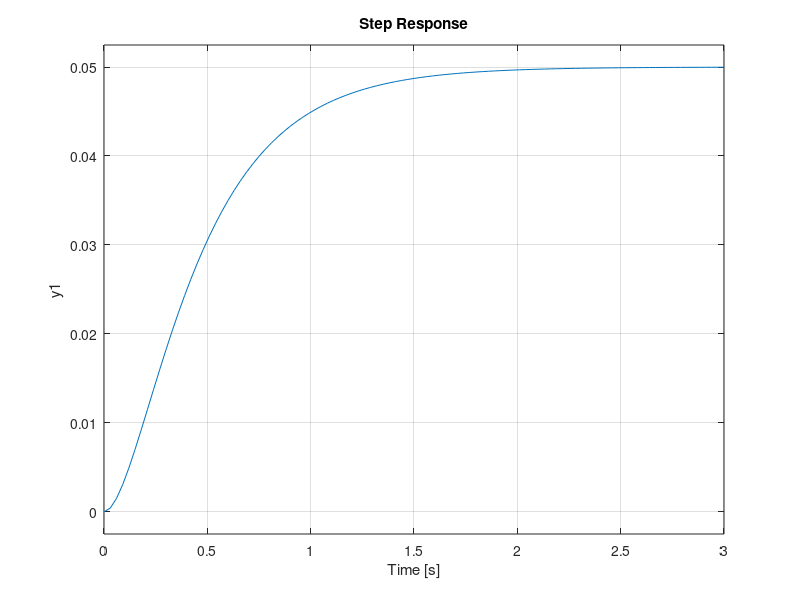
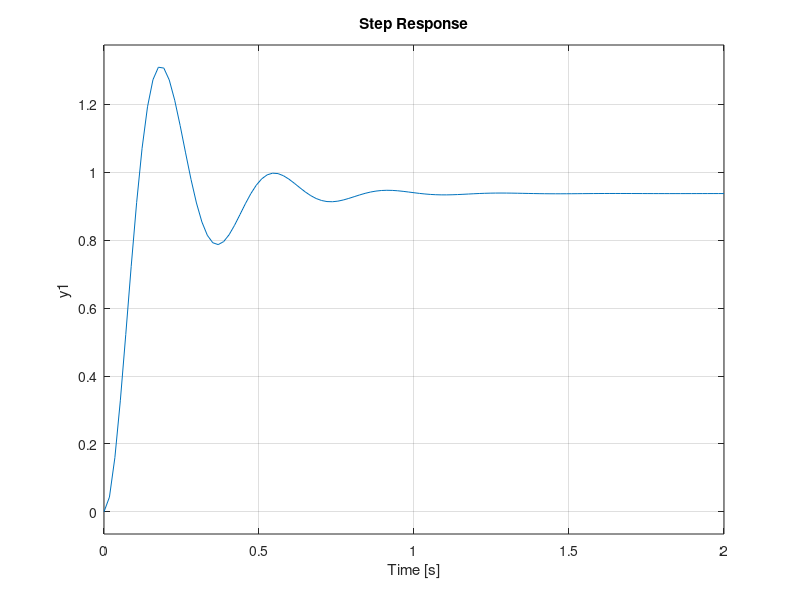
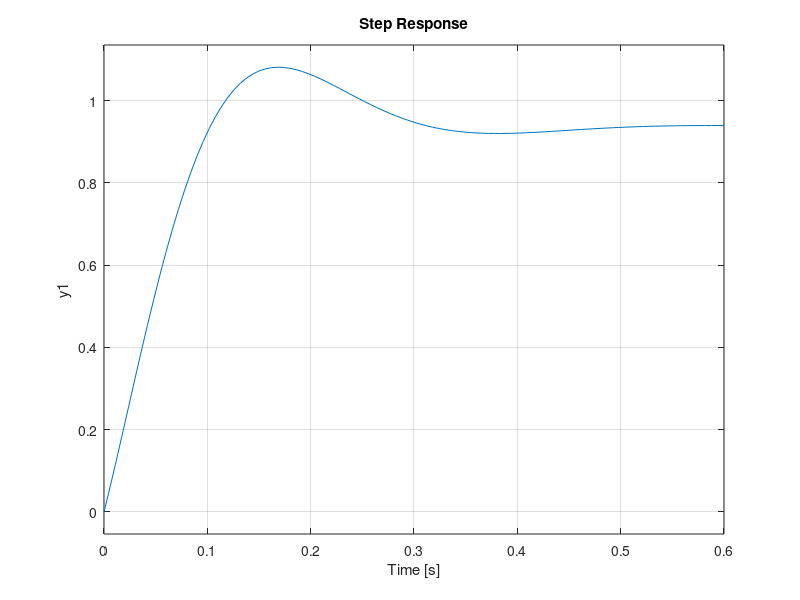
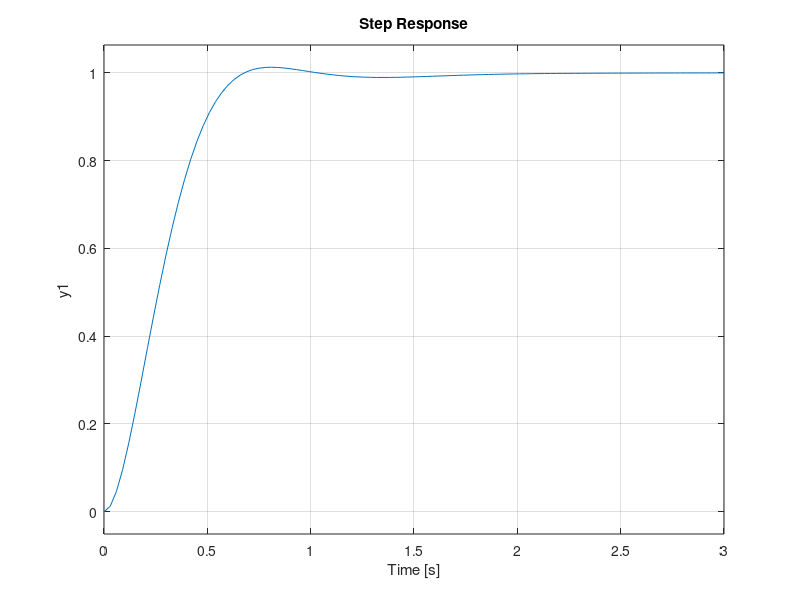

These figures' MATLAB source, in order:
%%Open loop step response
num=[1];
den=[1 10 20];
plant=tf(num,den);
figure(1);
step(plant)
%%Proportional control
Kp=300;
contr=Kp;
sys=feedback(contr*plant,1);
figure(2);
step(sys)
%%Proportional Derivative control
Kp=300;
Kd=10;
contr=tf([Kd Kp],1);
sys=feedback(contr*plant,1);
figure(3);
step(sys)
%%Proportional Integral control
Kp=30;
Ki=70;
contr=tf([Kp Ki],[1 0]);
sys=feedback(contr*plant,1);
figure(4);
step(sys)






%%Proportional Integral Derivative control
Kp=350;
Kd=50;
Ki=300
contr=tf([Kd Kp Ki],[1,0]);
sys=feedback(contr*plant,1);
figure(5);
step(sys)
